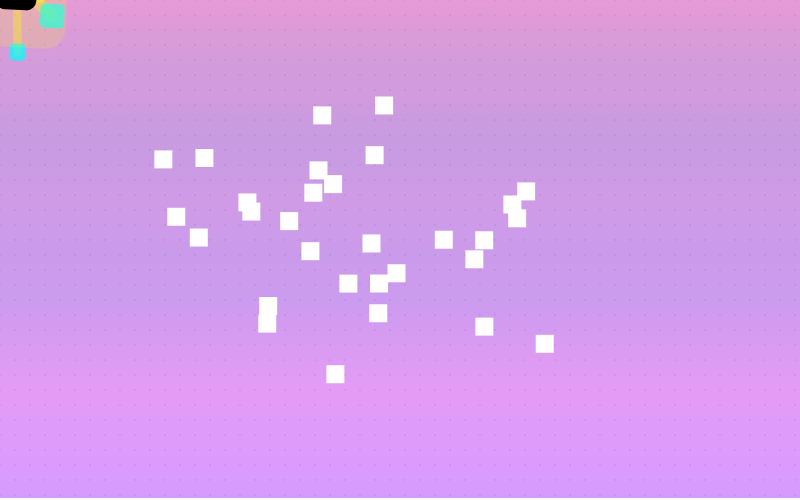
Frame 1 (no input)
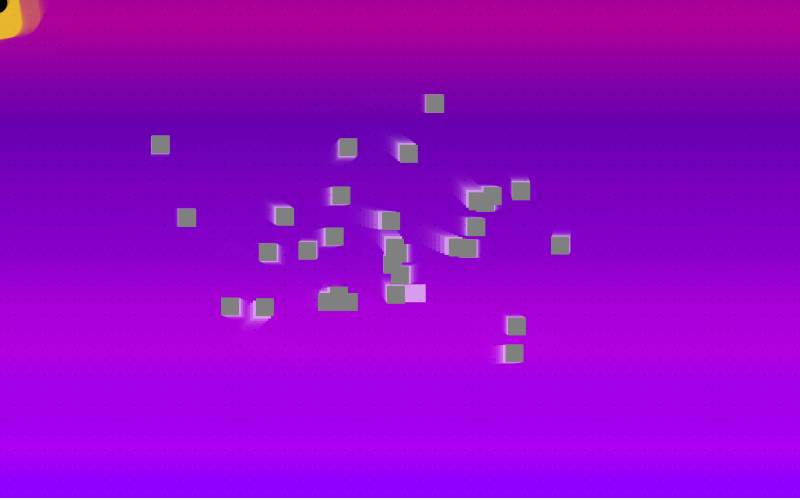
Frame 60 (no input)
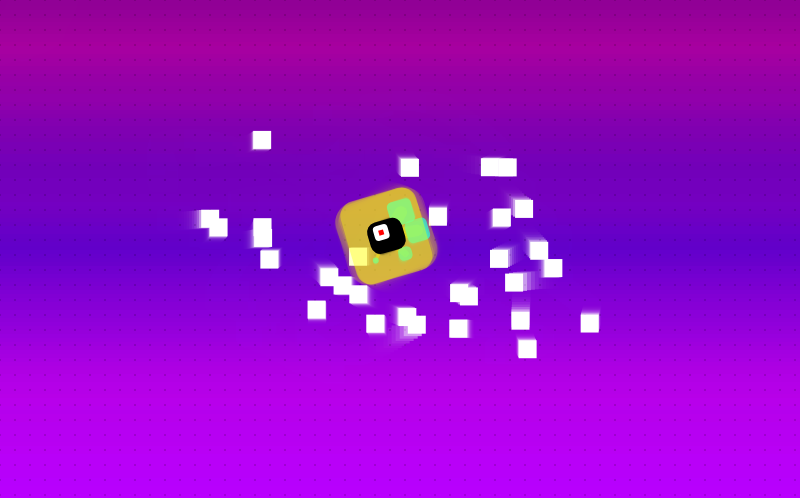
Frame 120 (the mouse pressed at the canvas centre since frame 60)

The p5.js sketch that drew these frames (run headless with seeded random() and noise() and a simulated clock; from frame 60 on, the mouse is pressed at the canvas centre):

// p5.js sketch
// ── sketch.js
/*
Template for IMA's Creative Coding Lab 

Project A: Generative Creatures
CCLaboratories Biodiversity Atlas 
*/

let offset = 0;
let monsterX, monsterY;
let Color = 0;
function setup() {
  createCanvas(800, 500);
  monsterX = width / 2;
  monsterY = height / 2;
}

function draw() {
  for (let i = 0; i < height; i += 4) {
    let n = noise(i * 0.005, frameCount * 0.01);
    let r = map(n, 0, 1, 50, 255);
    let g = 0;
    let b = map(i, 0, height, 150, 255);
    stroke(r, g, b, 100);
    strokeWeight(4);
    line(0, i, width, i);
  }

  noStroke();
  fill(0, 20);
  for (let x = 0; x < width; x += 15) {
    for (let y = 0; y < height; y += 15) {
      ellipse(x, y, 2, 2);
    }
  }

  noStroke();

  if (frameCount % 20 == 0) {
    Color = random(1);
  }

  for (let i = 0; i < 30; i++) {
    let x = noise(i * 100, frameCount * 0.005) * width;
    let y = noise(i * 200, frameCount * 0.005) * height;

    if (Color > 0.5) {
      fill("grey");
    } else {
      fill("white");
    }

    let blockWidth = 18;

    if (noise(i, frameCount * 0.1) > 0.8) {
      blockWidth = 40;
    }
   rect(x, y, blockWidth, 18);
  }
  


  let X = mouseX + noise(frameCount * 0.01) * 100 - 50;
  let Y = mouseY + noise(frameCount * 0.01 + 500) * 100 - 50;
  let W = sin(frameCount * 0.05) * 30; 
  let H = cos(frameCount * 0.07) * 30;

  push();          
  translate(X, Y); 
  
  rotate(frameCount*0.05)
  drawLimbs(W, H); 
  drawBody(W, H);  
  
  pop();           


function drawLimbs(W, H) {
  push();
  
  rectMode(CENTER);
  for (let i = 0; i < 4; i++) {
    let X1 = sin(frameCount * 0.1 + i) * (40 + W);
    let Y1 = cos(frameCount * 0.1 + i) * (40 + H);
    
    
    stroke(255, 255, 0, 80);
    strokeWeight((15 + sin(frameCount * 0.2 + i) * 10) / 2);
    line(0, 0, X1, Y1); 
    
   
    noStroke();
    fill(0, 255, 255, 180); 
    let s = 15 + sin(frameCount * 0.2 + i) * 10;
    rect(X1, Y1, s, s, 5);
  }
  pop();
}


function drawBody(W, H) {
  push();
  noStroke();
  rectMode(CENTER);

  
  fill(255, 255, 0, 40); 
  rect(0, 0, 100 + W, 100 + H, 20); 
  fill(255, 255, 0, 100);
  rect(0, 0, 70 - W, 70 - H, 15);

  
  fill(0);
  rect(0, 0, 40 + W/2, 40 + H/2, 10);

  let eyeX = noise(frameCount * 0.05) * 20 - 10;
  let eyeY = noise(frameCount * 0.05 + 100) * 20 - 10;
  fill(255);
  rect(eyeX, eyeY, 15, 15, 4); 
  fill(255, 0, 0); 
  rect(eyeX, eyeY, 5, 5);
  
  
  if (random(1) > 0.8) {
    fill(255, 200);
    rect(random(-40, 40), random(-40, 40), 5, 5); 
  }
  pop();
}
}


// ── test1.html
<!DOCTYPE html>
<html lang="en">
<head>
    <meta charset="UTF-8">
    <meta name="viewport" content="width=device-width, initial-scale=1.0">
    <title>Document</title>
</head>
<body>
    Hello from CClab
     ❤
     <p><img src="download.jpg" alt="image of Spongebob">




     </p>




    </body>
</html>
